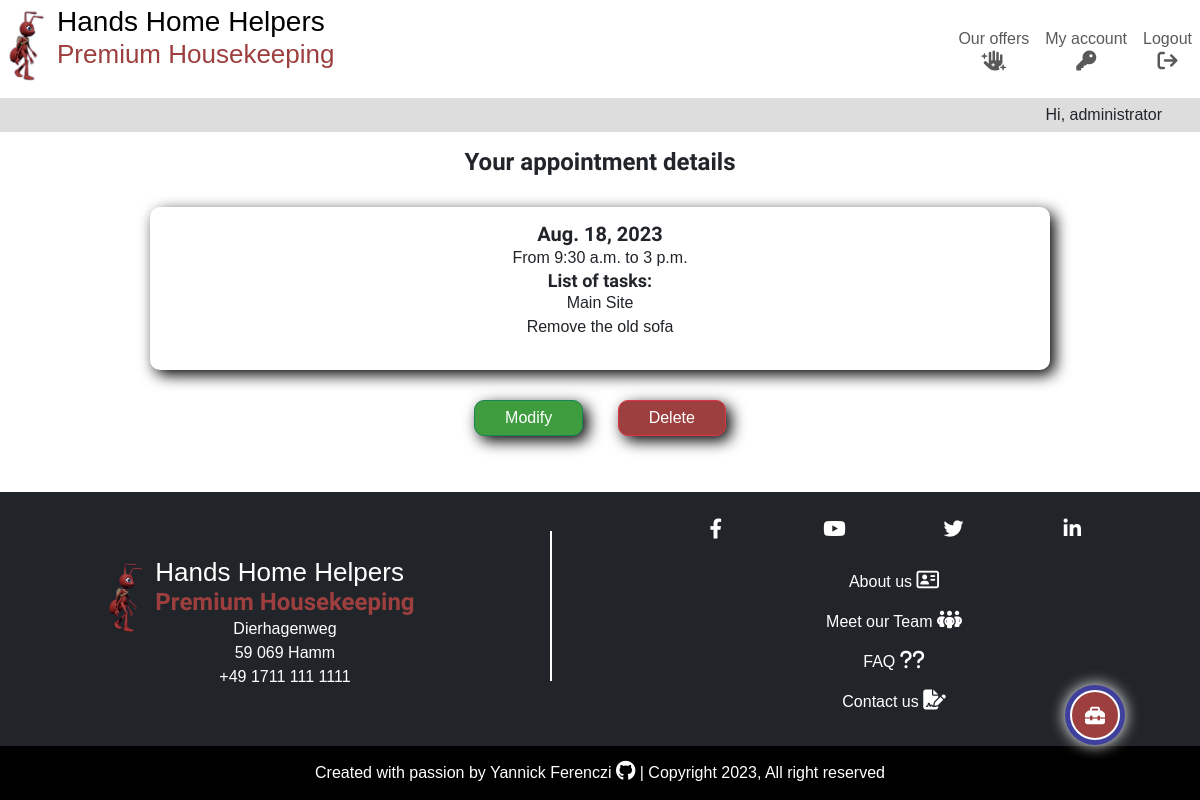
The app's page /appointments/appointment_detail/72 (signed in) with its own data.
### appointments/models.py (models this page shows, shortened)
class Appointment(models.Model):
    POSSIBLE_TIME = [
        (time.fromisoformat("07:00"), "7:00"),
        (time.fromisoformat("07:30"), "7:30"),
        (time.fromisoformat("08:00"), "8:00"),
        (time.fromisoformat("08:30"), "8:30"),
        (time.fromisoformat("09:00"), "9:00"),
        (time.fromisoformat("09:30"), "9:30"),
        (time.fromisoformat("10:00"), "10:00"),
        (time.fromisoformat("10:30"), "10:30"),
        (time.fromisoformat("11:00"), "11:00"),
        (time.fromisoformat("11:30"), "11:30"),
        (time.fromisoformat("12:00"), "12:00"),
        (time.fromisoformat("12:30"), "12:30"),
        (time.fromisoformat("13:00"), "13:00"),
        (time.fromisoformat("13:30"), "13:30"),
        (time.fromisoformat("14:00"), "14:00"),
        (time.fromisoformat("14:30"), "14:30"),
        (time.fromisoformat("15:00"), "15:00"),
        (time.fromisoformat("15:30"), "15:30"),
        (time.fromisoformat("16:00"), "16:00"),
        (time.fromisoformat("16:30"), "16:30"),
        (time.fromisoformat("17:00"), "17:00"),
        (time.fromisoformat("17:30"), "17:30"),
        (time.fromisoformat("18:00"), "18:00"),
        (time.fromisoformat("18:30"), "18:30"),
        (time.fromisoformat("19:00"), "19:00"),
    ]
    appointment_owner = models.ForeignKey(
        User,
        on_delete=models.CASCADE,
        related_name="appointment_owner",
    )
    appointment_day = models.DateField(verbose_name="Day of appointment")
    appointment_start_time = models.TimeField(
        choices=POSSIBLE_TIME, verbose_name="Starting time")
    appointment_end_time = models.TimeField(
        choices=POSSIBLE_TIME,
        verbose_name="Ending time"
    )
    appointment_tasks = models.ManyToManyField(Task)

### tasks/models.py (models this page shows, shortened)
class Task(models.Model):
    CATEGORIES = [
        ("Gardening", "Gardening"),
        ("Cleaning", "Cleaning"),
        ("Garden patch", "Garden patch"),
        ("Swimming pool", "Swimming pool"),
        ("Renovation and repair", "Renovation and repair"),
        ("Home care", "Home care"),
    ]
    name = models.CharField(max_length=250, verbose_name="Description")
    done = models.BooleanField(default=False)
    owner = models.ForeignKey(
        User,
        on_delete=models.CASCADE,
        related_name="task_owner",
    )
    created_on = models.DateField(auto_now_add=True)
    category = models.CharField(
        max_length=50,
        choices=CATEGORIES,
        default="CLEANING",
    )
    employee = models.ForeignKey(
        Employee,
        on_delete=models.PROTECT,
        related_name="employees",
        blank=True,
        null=True,
    )
    comment = models.CharField(max_length=250, blank=True, null=True)
    due_date = models.DateField(
        null=True,
        blank=True,
    )
    class Meta:
        ordering = ["-created_on"]
    def __str__(self):
        return self.name

### appointments/views.py (the view)
class AppointmentDetailView(LoginRequiredMixin, generic.DetailView):
    model = Appointment
    template_name = "appointments/appointment_detail.html"
    context_object_name = "appointment"

### appointments/templates/appointments/appointment_detail.html (shortened to what this page needs)
{% extends "base.html" %}
{% load static %}
{% block content %}
<h3>Your appointment details</h3>
<div class="custom-form">
    <h5 class="centered-content">{{ appointment.appointment_day }}</h5>
    <div class="centered-content">
        <p>From {{ appointment.appointment_start_time }} to {{ appointment.appointment_end_time }}</p>
    </div>
    <div>
        <h6>List of tasks:</h6>
        <ul>
            {% for task in appointment.appointment_tasks.all %}
            <li>{{ task }}</li>
            {% endfor %}
        </ul>
    </div>
</div>
<div class="centered-content">
    <div class="d-inline-block">
        <a class="form-btn btn btn-success" href="{% url 'update_appointment' appointment.pk %}">Modify</a>
    </div>
    <div class="d-inline-block">
        <a class="form-btn btn btn-danger" href="{% url 'delete_appointment' appointment.pk %}">Delete</a>
    </div>
</div>
{% endblock content %}

### templates/base.html (shortened to what this page needs)
{% load static %}
{% url 'home' as home_url %}
{% url 'dashboard' as dashboard_url %}
{% url 'account_logout' as logout_url %}
{% url 'account_login' as login_url %}
{% url 'account_signup' as signup_url %}
{% url 'offers' as offers_url %}
{%  now 'n' as this_month %}
<!DOCTYPE html>
<html lang="en">
<head>
    <link rel="stylesheet" href="https://cdnjs.cloudflare.com/ajax/libs/font-awesome/6.4.0/css/all.min.css"
>
    <link href="https://cdn.jsdelivr.net/npm/bootstrap@5.3.0/dist/css/bootstrap.min.css" rel="stylesheet"
>
    <link rel="stylesheet" href="{% static 'css/style.css' %}">
</head>
<body>
    {% if request.user.is_authenticated %}
    <div class="user-options-trigger">
        <div class="fixed-btn d-flex justify-content-center" data-bs-toggle="tooltip" data-bs-placement="left"
            title="Open the toolbox">
            <button class="fixed-btn-trigger tool-links" type="button" data-bs-toggle="collapse" data-bs-target=".multi-collapse"
                aria-expanded="false" aria-controls="admin-panel add-task add-appointment add-review"><i
                    class="fa-solid fa-toolbox d-inline-block mt-1"></i></button>
        </div>
    </div>
    {% endif %}
    <header class="main-header position-fixed w-100">
        <nav class="navbar navbar-expand-md py-0">
            <div class="container-fluid">
                <a class="navbar-brand" href="{% url 'home' %}">
                    <div class="main-logo">
                        <img class="img-logo" src="{% static 'images/hands_home_helpers_logo.png' %}"
                            alt="Hands Home Helpers company logo">
                        <div class="name-logo">
                            <h1><span class="d-block d-md-inline">Hands</span>
                                <span class="d-block d-md-inline">Home</span>
                                <span class="d-block d-md-inline">Helpers</span>
                            </h1>
                            <h2 class="red-ant d-none d-md-block">Premium Housekeeping</h2>
                        </div>
                    </div>
                </a>
                <div class="collapse navbar-collapse" id="navbarSupportedContent">
                    <ul class="navbar-nav ms-auto mb-0 mb-lg-0">
                        <li class="nav-item">
                            <a class="nav-link centered-content {% if request.path == offers_url %}active{%endif%}"
                                aria-current="page" aria-label="go to home page" href="{% url 'offers' %}">Our offers <i
                                    class="fa-solid fa-hand-sparkles d-block centered-content"></i></a>
                        </li>
                        {% if user.is_authenticated %}
                        <li class="nav-item {% if request.path == dashboard_url %}active{%endif%}">
                            <a class="nav-link centered-content" aria-current="page"
                                href="{% url 'dashboard' %}">My account <i
                                    class="fa-solid fa-key d-block centered-content"></i></a>
                        </li>
                        <li class="nav-item">
                            <a class="nav-link centered-content {% if request.path == logout_url %}active{%endif%}" aria-current="page" aria-label="go to logout page"
                                href="{% url 'account_logout' %}">Logout <i
                                    class="fa-solid fa-arrow-right-from-bracket d-block centered-content"></i></a>
                        </li>
                        {% endif %}
                    </ul>
                </div>
            </div>
        </nav>
        <div class="container-fluid">
            <div class="row">
                <p class="col greetings">{% if user.is_authenticated %}Hi, {{ user.username }}{% else %}Hi there!{% endif %}</p>
            </div>
        </div>
    </header>
    <main class="main-content">
        {% block content %}
        {% endblock content %}
    </main>
    <footer class="main-footer bg-dark">
        <div class="container-fluid">
            <div class="row p-4">
                <div class="col-md-5 p-0 d-flex align-items-center justify-content-center">
                    <a class="navbar-brand" href="{% url 'home' %}">
                        <div class="main-logo d-inline-block mt-2">
                            <img class="img-logo" src="{% static 'images/hands_home_helpers_logo.png' %}"
                                alt="Hands Home Helpers company logo">
                            <div class="name-logo">
                                <h2>Hands Home Helpers</h2>
                                <h3 class="red-ant p-0">Premium Housekeeping</h3>
                                <div class="address">
                                    <p class="centered-content m-0">Dierhagenweg</p>
                                    <p class="centered-content m-0">59 069 Hamm</p>
                                    <p class="centered-content m-0">+49 1711 111 1111</p>
                                </div>
                            </div>
                        </div>
                    </a>
                </div>
                <div class="col-md-1">
                    <div class="footer-rule"></div>
                </div>
                <div class="col-md-6">
                    <div class="row pb-2">
                        <div class="col">
                            <ul class="navbar-nav bg-dark d-flex flex-row align-items-center justify-content-evenly">
                                <li class="nav-item">
                                    <a class="nav-link social-media p-0" href="https://www.facebook.com/" target="_blank"><i class="fa-brands fa-facebook-f"></i></a>
                                </li>
                                <li class="nav-item">
                                    <a class="nav-link social-media p-0" href="https://www.youtube.com/" target="_blank"><i class="fa-brands fa-youtube"></i></a>
                                </li>
                                <li class="nav-item">
                                    <a class="nav-link social-media p-0" href="https://www.twitter.com/" target="_blank"><i class="fa-brands fa-twitter"></i></a>
                                </li>
                                <li class="nav-item">
                                    <a class="nav-link social-media p-0" href="https://www.linkedin.com/" target="_blank"><i class="fa-brands fa-linkedin-in"></i></a>
                                </li>
                            </ul>
                        </div>
                    </div>
                    <div class="row pt-2">
                        <div class="col extra-ressources">
                            <ul class="navbar-nav bg-dark">
                                <li class="nav-item">
                                    <a class="nav-link" href="{% url 'about' %}">About us <i class="fa-regular fa-address-card"></i></a>
                                </li>
                                <li class="nav-item">
                                    <a class="nav-link" href="{% url 'about' %}#team-section">Meet our Team <i class="fa-solid fa-people-group"></i></a>
                                </li>
                                <li class="nav-item">
                                    <a class="nav-link" href="{% url 'about' %}#faq-section">FAQ <i class="fa-solid fa-question"></i><i class="fa-solid fa-question"></i></a>
                                </li>
                                <li class="nav-item">
                                    <a class="nav-link" href="{% url 'contact' %}">Contact us <i class="fa-solid fa-file-signature"></i></a>
                                </li>
                            </ul>
                        </div>
                    </div>
                </div>
            </div>
        </div>
        <div class="container-fluid">
            <div class="row">
                <div class="col">
                    <div class="copyright bg-black">
                        <p>Created with passion by
                            <a class="white-text" href="https://github.com/yannickferenczi" target="_blank">
                                Yannick Ferenczi <i class="fa-brands fa-github"></i>
                            </a> | Copyright {% now "Y" %}, All right reserved
                        </p>
                    </div>
                </div>
            </div>
        </div>
    </footer>
</body>

### static/css/style.css (style rules this page uses)
.red-ant { color: #9d3f3f; }
.btn-success { background-color: #3f9d3f; }
.btn-danger { background-color: #9d3f3f; }
.white-text { color: white; }
.form-btn { padding: 5px 30px; text-align: center; margin: 15px 15px 25px; border-radius: 10px; box-shadow: 5px 5px 15px black; }
.custom-form { padding: 15px; width: 90%; margin: 15px auto; text-align: center; background-color: #fff; border-radius: 10px; box-shadow: 5px 5px 15px black; }
body { display: flex; font-family: 'Merriweather Sans', sans-serif; flex-direction: column; min-height: 100vh; }
h3, h4, h5, h6 { margin: 0; font-family: 'Andika', sans-serif; font-weight: bold; text-align: center; }
h1 { font-size: 22px; padding-bottom: 0; margin-bottom: 0; }
h2 { font-size: 21px; }
h3 { font-size: 20px; padding: 15px; }
h5 { font-size: 18px; }
h6 { font-size: 17px; }
p { margin: 0; }
.centered-content { text-align: center; }
.container-fluid { padding: 0; }
a { text-decoration: none; color: black; }
ul { list-style-type: none; padding: 0; }
.main-header { background-color: white; min-height: 133px; z-index: 2; }
.img-logo { height: 80px; vertical-align: baseline; }
.name-logo { display: inline-block; vertical-align: top; }
.name-logo h2 { padding-bottom: 0; margin-bottom: 0; padding-top: 0; margin-top: 0; }
.name-logo h3 { padding-top: 0; margin-top: 0; }
.greetings { height: 34px; margin-bottom: 0; text-align: right; padding: 5px 50px; background-color: #ddd; }
.user-options-trigger { padding: 15px; position: fixed; overflow: hidden; right: 5vw; bottom: 30px; z-index: 3; }
.fixed-btn { background-color: #3f3f9d; width: 60px; height: 60px; vertical-align: middle; margin: 10px auto; text-align: center; border-radius: 50%; box-shadow: 0 0 15px white; }
.fixed-btn a, .fixed-btn-trigger { display: inline-block; margin: 5px 0; line-height: 50px; vertical-align: middle; width: 50px; border-radius: 50%; background-color: #9d3f3f; color: white; border: 2px solid white; }
.main-content { margin-top: 133px; }
.main-footer { margin-top: auto; color: white; }
.footer-rule { border-top: 2px solid white; width: 60%; margin: 15px auto; }
.social-media { width: 30px; height: 30px; overflow: hidden; border-radius: 50%; line-height: 30px; vertical-align: middle; text-align: center; color: white; }
.extra-ressources a { text-align: center; }
.copyright { margin: 0; padding: 15px; }
.copyright p { margin: 0; text-align: center; }
i { font-size: 20px; }
@media only screen and (min-width: 768px) { h1 { font-size: 28px; } }
@media only screen and (min-width: 768px) { h2 { font-size: 26px; } }
@media only screen and (min-width: 768px) { h3 { font-size: 24px; padding: 15px; } }
@media only screen and (min-width: 768px) { h5 { font-size: 20px; } }
@media only screen and (min-width: 768px) { h6 { font-size: 18px; } }
@media only screen and (min-width: 768px) { .navbar-nav { background-color: white; } }
@media only screen and (min-width: 768px) { .footer-rule { border-left: 2px solid white; width: 0; height: 150px; margin: 15px auto; } }
@media only screen and (min-width: 768px) { .custom-form { width: 75%; margin: 15px auto; } }

### records on screen
Appointment: appointment_day "Aug. 18, 2023", appointment_start_time "9:30 a.m.", appointment_end_time "3 p.m."
Task: name "Main Site"
Task: name "Remove the old sofa"

### other values on screen
{{ user.username }} "administrator"
